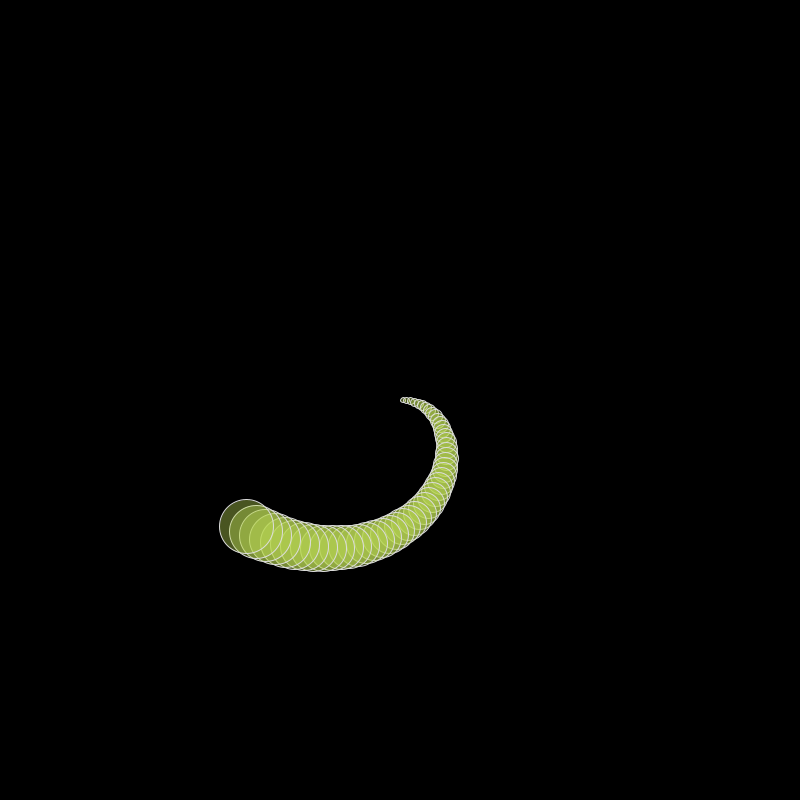
Frame 1 (no input)
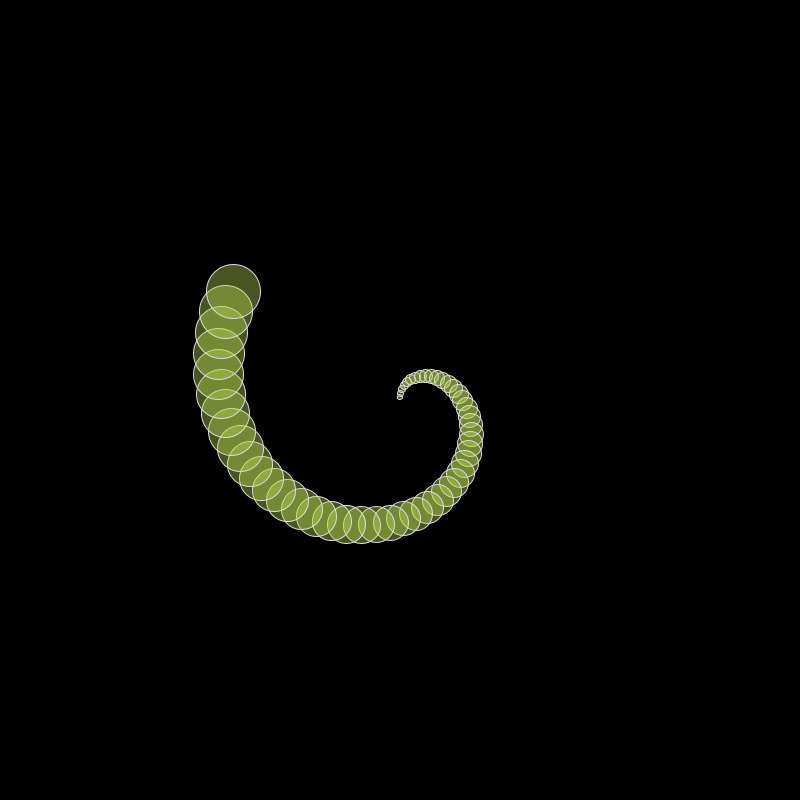
Frame 60 (the mouse pressed at the canvas centre just before this capture)
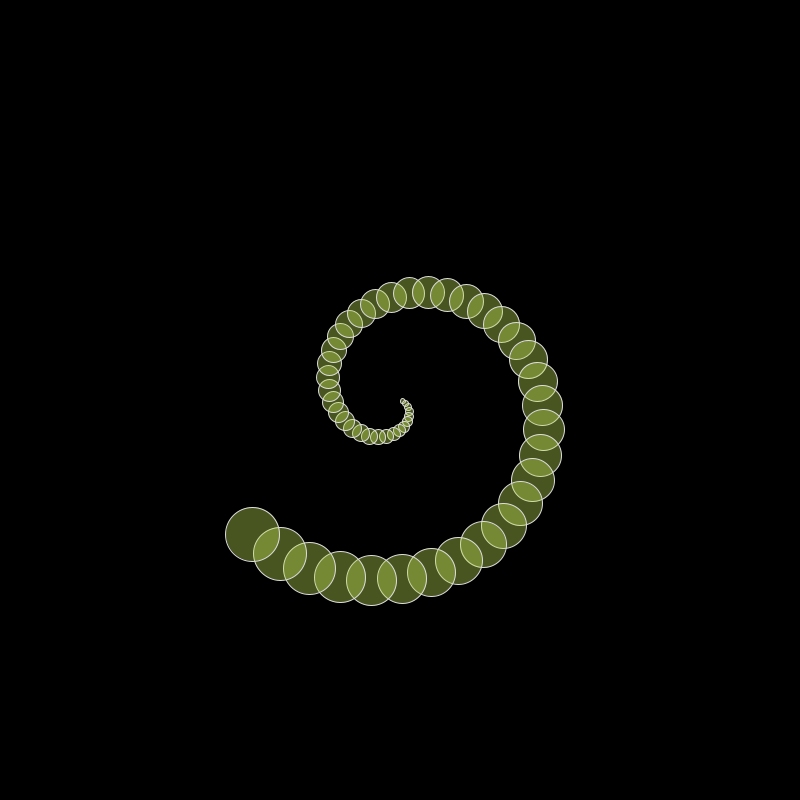
Frame 120 (the mouse held since frame 60 and released just before this capture)

The Processing sketch that drew these frames (run headless with seeded random() and noise(); from frame 60 on, the mouse is pressed at the canvas centre):

// Processing sketch: CircleSpiral
// ── CircleSpiral.pde
float startAngle = 0;
float angularVelocity = .05;
float angularAcceleration = 0.001;

float startRadius = 3;
float growRadius = 4;

float startDiameter = 5;
float growDiameter = 1;


void setup() {
  size(800, 800);
  smooth();
}

void draw() {
  background(0);

  float radius = startRadius;
  float angle = startAngle;
  float diameter = startDiameter;

  float x = radius * cos(angle);
  float y = radius * sin(angle);


  translate(width/2, height/2);
  fill(#BADA55,100);
//  noFill();
  stroke(220);
  
  for (int i = 0; i < 50 ; i++) {
    x = radius * cos(angle);
    y = radius * sin(angle);
    pushMatrix();
    ellipse(x, y, diameter, diameter);
    popMatrix();

    radius += growRadius;
    angle += angularVelocity;
    diameter += growDiameter;
  }

  startAngle += angularVelocity;
  angularVelocity += angularAcceleration;
}
